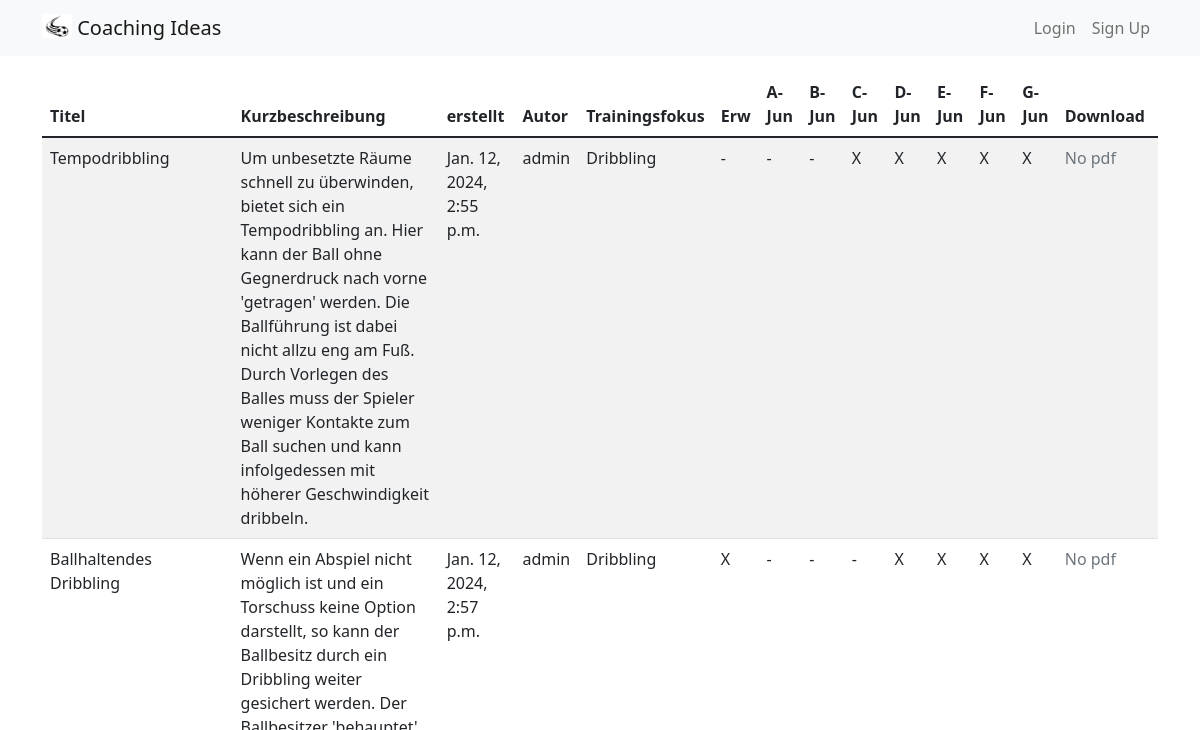
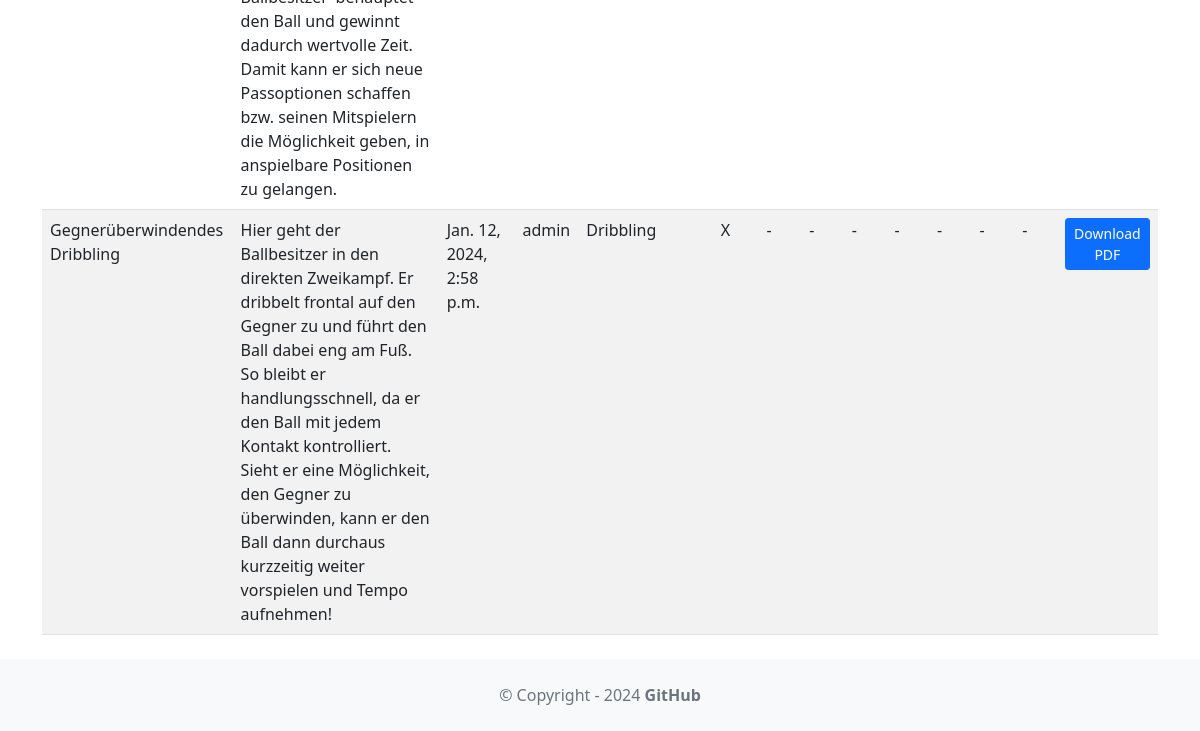
The page /exercise_table/ on the database as committed earlier (2 pictures, top to bottom).
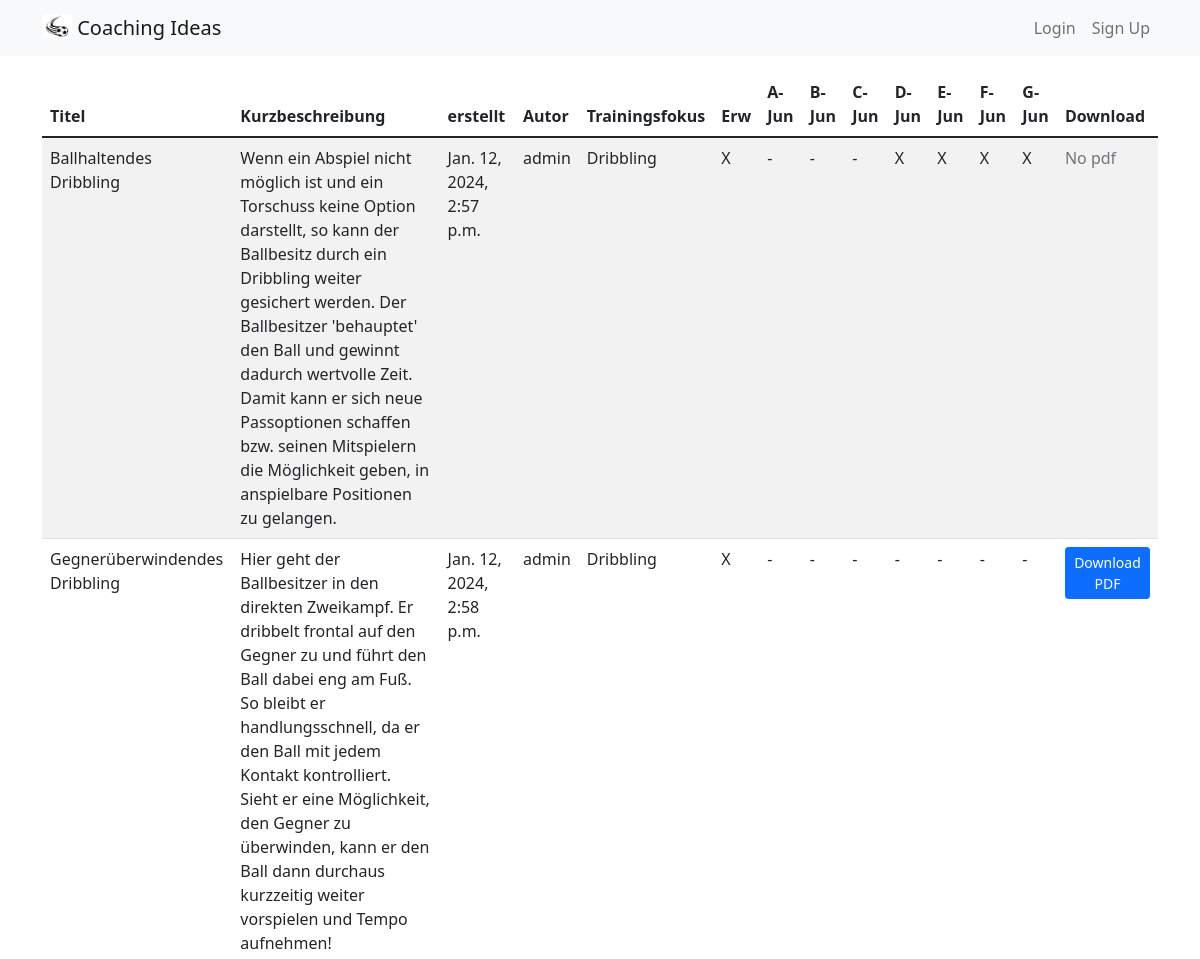
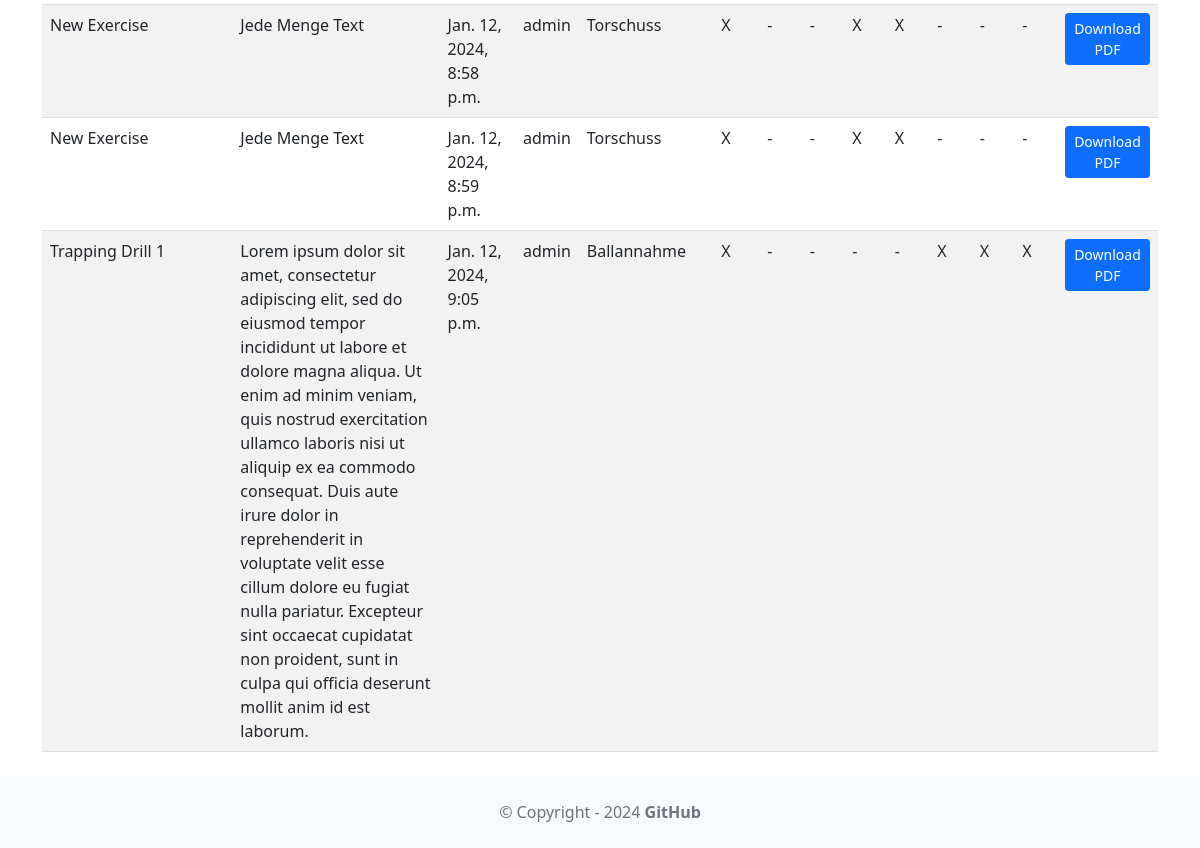
The same page on the database as committed later (2 pictures, top to bottom).
### exercise/models.py (models this page shows, shortened)
class Exercise(models.Model):
    title = models.CharField(max_length=255)
    body = models.TextField()
    created_on = models.DateTimeField(auto_now_add=True)
    last_modified = models.DateTimeField(auto_now=True)
    creator = models.ForeignKey(User, on_delete=models.SET_NULL, null=True)
    soccer_skills = models.CharField(
        max_length=50, choices=SoccerSkillTextChoices.choices, null=True
    )
    for_adults = models.BooleanField(default=True)
    for_jun_a = models.BooleanField(default=False)
    for_jun_b = models.BooleanField(default=False)
    for_jun_c = models.BooleanField(default=False)
    for_jun_d = models.BooleanField(default=False)
    for_jun_e = models.BooleanField(default=False)
    for_jun_f = models.BooleanField(default=False)
    for_jun_g = models.BooleanField(default=False)
    image = models.ImageField(upload_to="exercise/images/", null=True, blank=True)
    pdf = models.FileField(upload_to="exercise/pdfs/", blank=True)
    youtube_link = models.URLField(blank=True, null=True)
    rating = models.IntegerField(default=0, choices=[(i, i) for i in range(0, 6)])

### exercise/views.py (the view)
# urls.py: path("exercise_table/", exerciseViews.exercise_list, name="exercise_table"),
def exercise_list(request):
    exercises = Exercise.objects.all().order_by("created_on")
    return render(
        request,
        "exercise_list.html",
        {"page_title": "Trainingsübungen", "exercises": exercises},
    )

### exercise/templates/exercise_list.html
{% extends "base.html" %}
{% block content %}
    <table class="table table-striped">
        <thead class="thead-dark">
        <tr>
            <th>Titel</th>
            <th>Kurzbeschreibung</th>
            <th>erstellt</th>
            <th>Autor</th>
            <th>Trainingsfokus</th>
            <th>Erw</th>
            <th>A-Jun</th>
            <th>B-Jun</th>
            <th>C-Jun</th>
            <th>D-Jun</th>
            <th>E-Jun</th>
            <th>F-Jun</th>
            <th>G-Jun</th>
            <th>Download</th>
        </tr>
        </thead>
        {% for exercise in exercises %}
            <tr>
                <td>{{ exercise.title }}</td>
                <td>{{ exercise.body }}</td>
                <td>{{ exercise.created_on }}</td>
                <td>{{ exercise.creator }}</td>
                <td>{{ exercise.soccer_skills.title }}</td>
                <td>{{ exercise.for_adults|yesno:"X,-" }}</td>
                <td>{{ exercise.for_jun_a|yesno:"X,-" }}</td>
                <td>{{ exercise.for_jun_b|yesno:"X,-" }}</td>
                <td>{{ exercise.for_jun_c|yesno:"X,-" }}</td>
                <td>{{ exercise.for_jun_d|yesno:"X,-" }}</td>
                <td>{{ exercise.for_jun_e|yesno:"X,-" }}</td>
                <td>{{ exercise.for_jun_f|yesno:"X,-" }}</td>
                <td>{{ exercise.for_jun_g|yesno:"X,-" }}</td>
                <td>
                    {% if exercise.pdf %}
                        <a href="/exercises{{ exercise.pdf.url }}" class="btn btn-primary btn-sm" target="_blank">
                            Download PDF
                        </a>
                    {% else %}
                        <span class="text-muted">No pdf</span>
                    {% endif %}
                </td>
            </tr>
        {% endfor %}
    </table>
{% endblock content %}

Rows that differ between the two databases and show on the page:
removed Exercise: title "Tempodribbling", body "Um unbesetzte Räume schnell zu überwinden, bietet sich ein Tempodribbling an. Hier kann der Ball ohne Gegnerdruck nach vorne 'getragen' werden. Die Ballführung ist dabei nicht allzu eng am Fuß. Durch Vorlegen des Balles muss der Spieler weniger Kontakte zum Ball suchen und kann infolgedessen mit höherer Geschwindigkeit dribbeln.", created_on "Jan. 12, 2024, 2:55 p.m.", creator "admin", soccer_skills "Dribbling", for_adults "-", for_jun_a "-", for_jun_b "-", for_jun_c "X", for_jun_d "X", for_jun_e "X", for_jun_f "X", for_jun_g "X", pdf "No pdf"
added Exercise: title "New Exercise", body "Jede Menge Text", created_on "Jan. 12, 2024, 8:58 p.m.", creator "admin", soccer_skills "Torschuss", for_adults "X", for_jun_a "-", for_jun_b "-", for_jun_c "X", for_jun_d "X", for_jun_e "-", for_jun_f "-", for_jun_g "-"
added Exercise: title "New Exercise", body "Jede Menge Text", created_on "Jan. 12, 2024, 8:59 p.m.", creator "admin", soccer_skills "Torschuss", for_adults "X", for_jun_a "-", for_jun_b "-", for_jun_c "X", for_jun_d "X", for_jun_e "-", for_jun_f "-", for_jun_g "-"
added Exercise: title "Trapping Drill 1", body "Lorem ipsum dolor sit amet, consectetur adipiscing elit, sed do eiusmod tempor incididunt ut labore et dolore magna aliqua. Ut enim ad minim veniam, quis nostrud exercitation ullamco laboris nisi ut aliquip ex ea commodo consequat. Duis aute irure dolor in reprehenderit in voluptate velit esse cillum dolore eu fugiat nulla pariatur. Excepteur sint occaecat cupidatat non proident, sunt in culpa qui officia deserunt mollit anim id est laborum.", created_on "Jan. 12, 2024, 9:05 p.m.", creator "admin", soccer_skills "Ballannahme", for_adults "X", for_jun_a "-", for_jun_b "-", for_jun_c "-", for_jun_d "-", for_jun_e "X", for_jun_f "X", for_jun_g "X"
